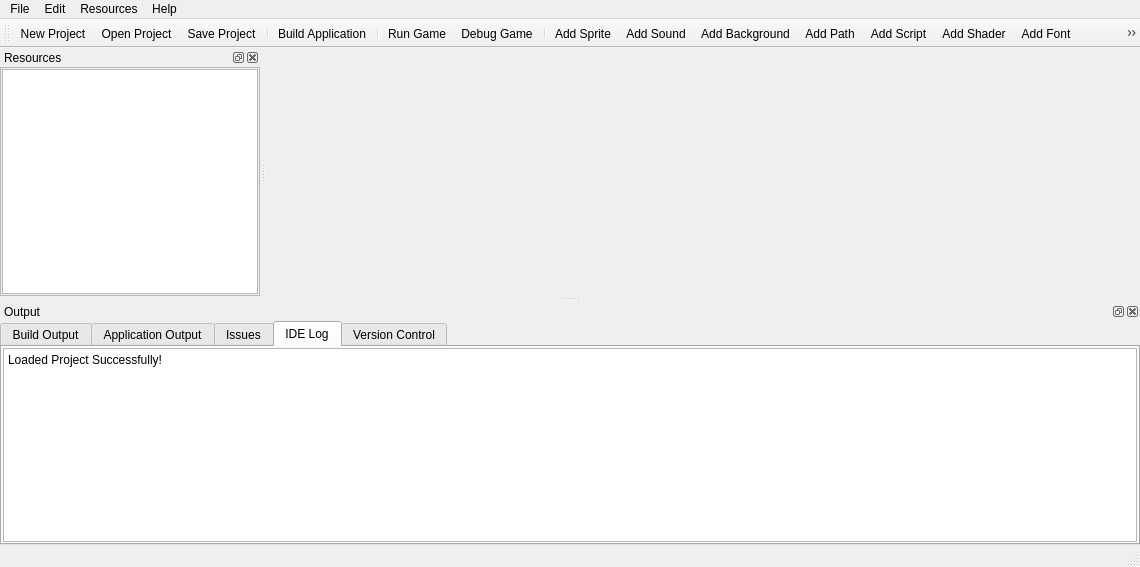
<?xml version="1.0" encoding="UTF-8"?>
<ui version="4.0">
 <class>MainWindow</class>
 <widget class="QMainWindow" name="MainWindow">
  <property name="geometry">
   <rect>
    <x>0</x>
    <y>0</y>
    <width>1140</width>
    <height>567</height>
   </rect>
  </property>
  <property name="windowTitle">
   <string>MainWindow</string>
  </property>
  <property name="styleSheet">
   <string notr="true"/>
  </property>
  <widget class="QWidget" name="centralWidget">
   <layout class="QGridLayout" name="gridLayout">
    <property name="leftMargin">
     <number>0</number>
    </property>
    <property name="topMargin">
     <number>0</number>
    </property>
    <property name="rightMargin">
     <number>0</number>
    </property>
    <property name="bottomMargin">
     <number>0</number>
    </property>
    <property name="spacing">
     <number>0</number>
    </property>
    <item row="0" column="0">
     <widget class="QFrame" name="frame">
      <property name="sizePolicy">
       <sizepolicy hsizetype="Expanding" vsizetype="Expanding">
        <horstretch>1</horstretch>
        <verstretch>1</verstretch>
       </sizepolicy>
      </property>
      <property name="frameShape">
       <enum>QFrame::NoFrame</enum>
      </property>
      <property name="frameShadow">
       <enum>QFrame::Sunken</enum>
      </property>
      <layout class="QGridLayout" name="gridLayout_2">
       <property name="leftMargin">
        <number>0</number>
       </property>
       <property name="topMargin">
        <number>0</number>
       </property>
       <property name="rightMargin">
        <number>0</number>
       </property>
       <property name="bottomMargin">
        <number>0</number>
       </property>
      </layout>
     </widget>
    </item>
   </layout>
  </widget>
  <widget class="QMenuBar" name="menuBar">
   <property name="geometry">
    <rect>
     <x>0</x>
     <y>0</y>
     <width>1140</width>
     <height>21</height>
    </rect>
   </property>
   <property name="styleSheet">
    <string notr="true"/>
   </property>
   <widget class="QMenu" name="menuFile">
    <property name="autoFillBackground">
     <bool>false</bool>
    </property>
    <property name="styleSheet">
     <string notr="true"/>
    </property>
    <property name="title">
     <string>File</string>
    </property>
   </widget>
   <widget class="QMenu" name="menuEdit">
    <property name="title">
     <string>Edit</string>
    </property>
   </widget>
   <widget class="QMenu" name="menuResources">
    <property name="title">
     <string>Resources</string>
    </property>
   </widget>
   <widget class="QMenu" name="menuHelp">
    <property name="title">
     <string>Help</string>
    </property>
   </widget>
   <addaction name="menuFile"/>
   <addaction name="menuEdit"/>
   <addaction name="menuResources"/>
   <addaction name="menuHelp"/>
  </widget>
  <widget class="QStatusBar" name="statusBar">
   <property name="styleSheet">
    <string notr="true"/>
   </property>
  </widget>
  <widget class="QDockWidget" name="dockWidget_resources">
   <property name="styleSheet">
    <string notr="true"/>
   </property>
   <property name="features">
    <set>QDockWidget::AllDockWidgetFeatures</set>
   </property>
   <property name="windowTitle">
    <string>Resources</string>
   </property>
   <attribute name="dockWidgetArea">
    <number>1</number>
   </attribute>
   <widget class="QWidget" name="dockWidgetContents_6">
    <layout class="QGridLayout" name="gridLayout_4">
     <property name="leftMargin">
      <number>0</number>
     </property>
     <property name="topMargin">
      <number>0</number>
     </property>
     <property name="rightMargin">
      <number>0</number>
     </property>
     <property name="bottomMargin">
      <number>0</number>
     </property>
     <item row="0" column="0">
      <widget class="QFrame" name="frame_2">
       <property name="frameShape">
        <enum>QFrame::StyledPanel</enum>
       </property>
       <property name="frameShadow">
        <enum>QFrame::Sunken</enum>
       </property>
       <layout class="QGridLayout" name="gridLayout_6">
        <property name="leftMargin">
         <number>1</number>
        </property>
        <property name="topMargin">
         <number>1</number>
        </property>
        <property name="rightMargin">
         <number>1</number>
        </property>
        <property name="bottomMargin">
         <number>1</number>
        </property>
        <item row="0" column="0">
         <widget class="QTreeView" name="treeView">
          <property name="styleSheet">
           <string notr="true">QTreeView::branch:has-children:!has-siblings:closed,
 QTreeView::branch:closed:has-children:has-siblings {
         border-image: none;
		image: url(:/main/icons/blue-folder-horizontal.png);
 }

QTreeView::branch:open:has-children:!has-siblings,
 QTreeView::branch:open:has-children:has-siblings  {
         border-image: none;
		 image: url(:/main/icons/blue-folder-horizontal-open.png);
 }
QTreeView::branch:has-siblings:!adjoins-item {
     border-image: url(:/main/icons/stylesheet-vline.png) 0;
 }
QTreeView::branch:has-siblings:adjoins-item {
     border-image: url(:/main/icons/stylesheet-branch-more.png) 0;
 }
 QTreeView::branch:!has-children:!has-siblings:adjoins-item {
     border-image: url(:/main/icons/stylesheet-branch-end.png) 0;
 }
</string>
          </property>
          <property name="editTriggers">
           <set>QAbstractItemView::NoEditTriggers</set>
          </property>
          <property name="dragDropMode">
           <enum>QAbstractItemView::InternalMove</enum>
          </property>
          <attribute name="headerVisible">
           <bool>false</bool>
          </attribute>
         </widget>
        </item>
       </layout>
      </widget>
     </item>
    </layout>
   </widget>
  </widget>
  <widget class="QDockWidget" name="dockWidget_7">
   <property name="styleSheet">
    <string notr="true"/>
   </property>
   <property name="windowTitle">
    <string>Output</string>
   </property>
   <attribute name="dockWidgetArea">
    <number>8</number>
   </attribute>
   <widget class="QWidget" name="dockWidgetContents_7">
    <layout class="QGridLayout" name="gridLayout_5">
     <property name="leftMargin">
      <number>0</number>
     </property>
     <property name="topMargin">
      <number>0</number>
     </property>
     <property name="rightMargin">
      <number>0</number>
     </property>
     <property name="bottomMargin">
      <number>0</number>
     </property>
     <item row="0" column="0">
      <widget class="QTabWidget" name="tabWidget_2">
       <property name="currentIndex">
        <number>3</number>
       </property>
       <widget class="QWidget" name="tab_3">
        <attribute name="title">
         <string>Build Output</string>
        </attribute>
        <layout class="QGridLayout" name="gridLayout_7">
         <property name="leftMargin">
          <number>1</number>
         </property>
         <property name="topMargin">
          <number>1</number>
         </property>
         <property name="rightMargin">
          <number>1</number>
         </property>
         <property name="bottomMargin">
          <number>1</number>
         </property>
         <item row="0" column="0">
          <widget class="QPlainTextEdit" name="plainTextEdit_build_output">
           <property name="plainText">
            <string>ergerger</string>
           </property>
          </widget>
         </item>
        </layout>
       </widget>
       <widget class="QWidget" name="tab_4">
        <attribute name="title">
         <string>Application Output</string>
        </attribute>
        <layout class="QGridLayout" name="gridLayout_8">
         <property name="leftMargin">
          <number>1</number>
         </property>
         <property name="topMargin">
          <number>1</number>
         </property>
         <property name="rightMargin">
          <number>1</number>
         </property>
         <property name="bottomMargin">
          <number>1</number>
         </property>
         <item row="0" column="0">
          <widget class="QPlainTextEdit" name="plainTextEdit_app_output">
           <property name="plainText">
            <string>ergerger</string>
           </property>
          </widget>
         </item>
        </layout>
       </widget>
       <widget class="QWidget" name="tab_5">
        <attribute name="title">
         <string>Issues</string>
        </attribute>
        <layout class="QGridLayout" name="gridLayout_9">
         <property name="leftMargin">
          <number>1</number>
         </property>
         <property name="topMargin">
          <number>1</number>
         </property>
         <property name="rightMargin">
          <number>1</number>
         </property>
         <property name="bottomMargin">
          <number>1</number>
         </property>
         <item row="0" column="0">
          <widget class="QPlainTextEdit" name="plainTextEdit_issues">
           <property name="plainText">
            <string>ergerger</string>
           </property>
          </widget>
         </item>
        </layout>
       </widget>
       <widget class="QWidget" name="tab_6">
        <attribute name="title">
         <string>IDE Log</string>
        </attribute>
        <layout class="QGridLayout" name="gridLayout_10">
         <property name="leftMargin">
          <number>1</number>
         </property>
         <property name="topMargin">
          <number>1</number>
         </property>
         <property name="rightMargin">
          <number>1</number>
         </property>
         <property name="bottomMargin">
          <number>1</number>
         </property>
         <item row="0" column="0">
          <widget class="QPlainTextEdit" name="plainTextEdit_ide_log">
           <property name="readOnly">
            <bool>true</bool>
           </property>
           <property name="plainText">
            <string>Loaded Project Successfully!</string>
           </property>
          </widget>
         </item>
        </layout>
       </widget>
       <widget class="QWidget" name="tab_7">
        <attribute name="title">
         <string>Version Control</string>
        </attribute>
        <layout class="QGridLayout" name="gridLayout_11">
         <property name="leftMargin">
          <number>1</number>
         </property>
         <property name="topMargin">
          <number>1</number>
         </property>
         <property name="rightMargin">
          <number>1</number>
         </property>
         <property name="bottomMargin">
          <number>1</number>
         </property>
         <item row="0" column="0">
          <widget class="QPlainTextEdit" name="plainTextEdit_version_control_log">
           <property name="plainText">
            <string>ergerger</string>
           </property>
          </widget>
         </item>
        </layout>
       </widget>
      </widget>
     </item>
    </layout>
   </widget>
  </widget>
  <widget class="QToolBar" name="toolBar">
   <property name="windowTitle">
    <string>toolBar</string>
   </property>
   <property name="toolButtonStyle">
    <enum>Qt::ToolButtonIconOnly</enum>
   </property>
   <attribute name="toolBarArea">
    <enum>TopToolBarArea</enum>
   </attribute>
   <attribute name="toolBarBreak">
    <bool>false</bool>
   </attribute>
   <addaction name="actionNew_Project"/>
   <addaction name="actionOpen_Project"/>
   <addaction name="actionSave_Project"/>
   <addaction name="separator"/>
   <addaction name="actionBuild_Application"/>
   <addaction name="separator"/>
   <addaction name="actionRun_Game"/>
   <addaction name="actionDebug_Game"/>
   <addaction name="separator"/>
   <addaction name="actionAdd_Sprite"/>
   <addaction name="actionAdd_Sound"/>
   <addaction name="actionAdd_Background"/>
   <addaction name="actionAdd_Path"/>
   <addaction name="actionAdd_Script"/>
   <addaction name="actionAdd_Shader"/>
   <addaction name="actionAdd_Font"/>
   <addaction name="actionAdd_Timeline"/>
   <addaction name="actionAdd_Object"/>
   <addaction name="actionAdd_Room"/>
   <addaction name="separator"/>
  </widget>
  <action name="actionAdd_Sprite">
   <property name="icon">
    <iconset resource="skin.qrc">
     <normaloff>:/main/icons/flower.png</normaloff>:/main/icons/flower.png</iconset>
   </property>
   <property name="text">
    <string>Add Sprite</string>
   </property>
  </action>
  <action name="actionAdd_Sound">
   <property name="icon">
    <iconset resource="skin.qrc">
     <normaloff>:/main/icons/speaker-volume-none.png</normaloff>:/main/icons/speaker-volume-none.png</iconset>
   </property>
   <property name="text">
    <string>Add Sound</string>
   </property>
  </action>
  <action name="actionAdd_Background">
   <property name="icon">
    <iconset resource="skin.qrc">
     <normaloff>:/main/icons/picture.png</normaloff>:/main/icons/picture.png</iconset>
   </property>
   <property name="text">
    <string>Add Background</string>
   </property>
  </action>
  <action name="actionAdd_Path">
   <property name="icon">
    <iconset resource="skin.qrc">
     <normaloff>:/main/icons/arrow-turn-090-left.png</normaloff>:/main/icons/arrow-turn-090-left.png</iconset>
   </property>
   <property name="text">
    <string>Add Path</string>
   </property>
  </action>
  <action name="actionAdd_Script">
   <property name="icon">
    <iconset resource="skin.qrc">
     <normaloff>:/main/icons/document-binary.png</normaloff>:/main/icons/document-binary.png</iconset>
   </property>
   <property name="text">
    <string>Add Script</string>
   </property>
  </action>
  <action name="actionAdd_Shader">
   <property name="icon">
    <iconset resource="skin.qrc">
     <normaloff>:/main/icons/color.png</normaloff>:/main/icons/color.png</iconset>
   </property>
   <property name="text">
    <string>Add Shader</string>
   </property>
  </action>
  <action name="actionAdd_Font">
   <property name="icon">
    <iconset resource="skin.qrc">
     <normaloff>:/main/icons/ui-label.png</normaloff>:/main/icons/ui-label.png</iconset>
   </property>
   <property name="text">
    <string>Add Font</string>
   </property>
  </action>
  <action name="actionAdd_Timeline">
   <property name="icon">
    <iconset resource="skin.qrc">
     <normaloff>:/main/icons/alarm-clock--plus.png</normaloff>:/main/icons/alarm-clock--plus.png</iconset>
   </property>
   <property name="text">
    <string>Add Timeline</string>
   </property>
  </action>
  <action name="actionAdd_Object">
   <property name="icon">
    <iconset resource="skin.qrc">
     <normaloff>:/main/icons/block.png</normaloff>:/main/icons/block.png</iconset>
   </property>
   <property name="text">
    <string>Add Object</string>
   </property>
  </action>
  <action name="actionAdd_Room">
   <property name="icon">
    <iconset resource="skin.qrc">
     <normaloff>:/main/icons/projection-screen--plus.png</normaloff>:/main/icons/projection-screen--plus.png</iconset>
   </property>
   <property name="text">
    <string>Add Room</string>
   </property>
  </action>
  <action name="actionNew_Project">
   <property name="icon">
    <iconset resource="skin.qrc">
     <normaloff>:/main/icons/document--plus.png</normaloff>:/main/icons/document--plus.png</iconset>
   </property>
   <property name="text">
    <string>New Project</string>
   </property>
  </action>
  <action name="actionOpen_Project">
   <property name="icon">
    <iconset resource="skin.qrc">
     <normaloff>:/main/icons/folder-horizontal-open.png</normaloff>:/main/icons/folder-horizontal-open.png</iconset>
   </property>
   <property name="text">
    <string>Open Project</string>
   </property>
  </action>
  <action name="actionSave_Project">
   <property name="icon">
    <iconset resource="skin.qrc">
     <normaloff>:/main/icons/disk.png</normaloff>:/main/icons/disk.png</iconset>
   </property>
   <property name="text">
    <string>Save Project</string>
   </property>
  </action>
  <action name="actionRun_Game">
   <property name="icon">
    <iconset resource="skin.qrc">
     <normaloff>:/main/icons/control.png</normaloff>:/main/icons/control.png</iconset>
   </property>
   <property name="text">
    <string>Run Game</string>
   </property>
  </action>
  <action name="actionDebug_Game">
   <property name="icon">
    <iconset resource="skin.qrc">
     <normaloff>:/main/icons/bug.png</normaloff>:/main/icons/bug.png</iconset>
   </property>
   <property name="text">
    <string>Debug Game</string>
   </property>
  </action>
  <action name="actionStop_Game">
   <property name="text">
    <string>Stop Game</string>
   </property>
  </action>
  <action name="actionBuild_Application">
   <property name="icon">
    <iconset resource="skin.qrc">
     <normaloff>:/main/icons/gear.png</normaloff>:/main/icons/gear.png</iconset>
   </property>
   <property name="text">
    <string>Build Application</string>
   </property>
  </action>
 </widget>
 <layoutdefault spacing="6" margin="11"/>
 <resources>
  <include location="skin.qrc"/>
 </resources>
 <connections/>
</ui>
